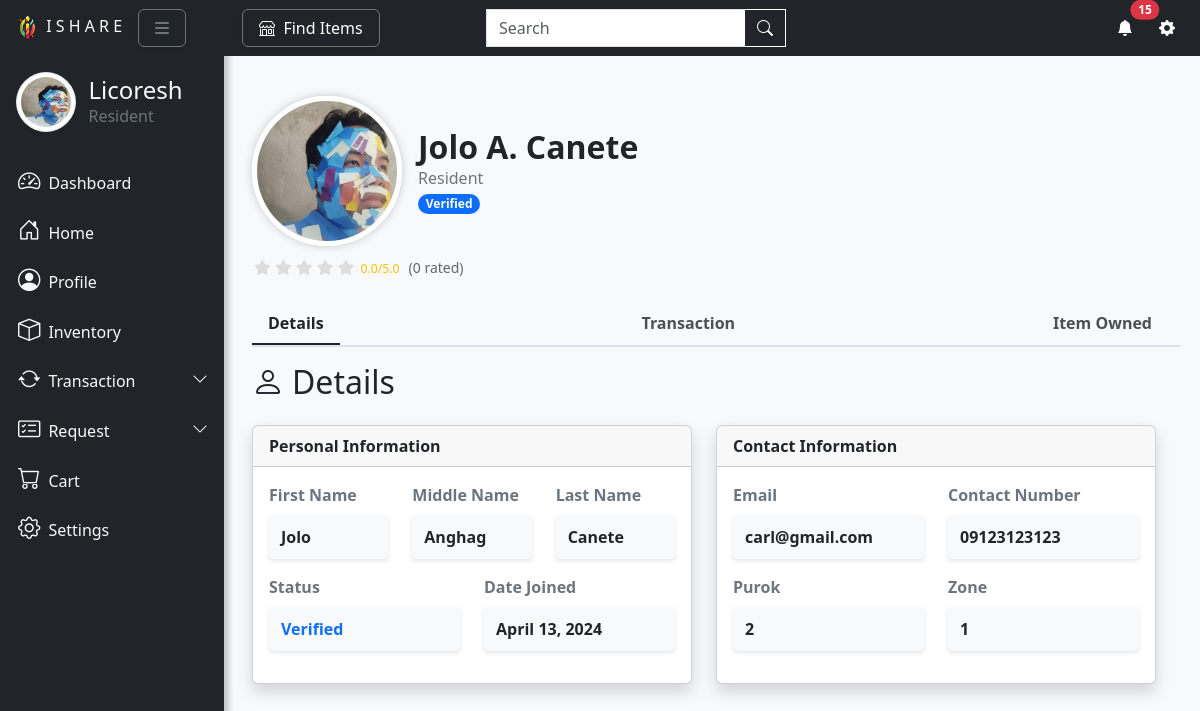
/htdocs/profile.php (signed in), run on the app's committed database.
### tables this page shows
CREATE TABLE `user` (
  `userID` int(11) NOT NULL AUTO_INCREMENT,
  `firstName` varchar(45) NOT NULL,
  `middleName` varchar(45) DEFAULT NULL,
  `lastName` varchar(45) NOT NULL,
  `contactNumber` varchar(45) NOT NULL,
  `zone` varchar(45) NOT NULL,
  `purok` varchar(45) NOT NULL,
  `dateJoined` datetime NOT NULL,
  `userEmail` varchar(45) NOT NULL,
  `status` varchar(45) DEFAULT NULL,
  `username` varchar(45) NOT NULL,
  `password` varchar(250) NOT NULL,
  `recoveryNumber` int(45) DEFAULT NULL,
  `recentPassword` varchar(45) DEFAULT NULL,
  `userImage_path` varchar(45) DEFAULT NULL,
  `verifyImage_path` varchar(45) DEFAULT NULL,
  `birthDay` datetime DEFAULT NULL,
  `userReports` int(11) DEFAULT NULL,
  `hiddenTran` varchar(20) DEFAULT 'Yes',
  `hiddenItem` varchar(20) DEFAULT 'Yes',
  PRIMARY KEY (`userID`),
  UNIQUE KEY `username_UNIQUE` (`username`),
  UNIQUE KEY `userImage_path_UNIQUE` (`userImage_path`),
  UNIQUE KEY `verifyImage_path_UNIQUE` (`verifyImage_path`),
  UNIQUE KEY `recoveryNumber_UNIQUE` (`recoveryNumber`)
);

### htdocs/profile.php (the view, shortened to what the rows shown need)
<?php include 'nav.php';
include '1db.php'; ?>
<?php
$sql = "SELECT * FROM user where userID = $user_id";
$query = mysqli_query($conn, $sql);
$user = array();
while ($userRow = mysqli_fetch_assoc($query)) {
  $userData = array(
    'firstName' => $userRow['firstName'],
    'middleName' => $userRow['middleName'],
    'lastName' => $userRow['lastName'],
    'contactNumber' => $userRow['contactNumber'],
    'zone' => $userRow['zone'],
    'purok' => $userRow['purok'],
    'dateJoined' => $userRow['dateJoined'],
    'userEmail' => $userRow['userEmail'],
    'status' => $userRow['status'],
    'userImage_path' => $userRow['userEmail'],
    'username' => $userRow['username'],
    'password' => $userRow['password'],
    'birthDay' => $userRow['birthDay'],
  );
  array_push($user, $userData);
  $dateTime = explode(" ", $userData['dateJoined']);
  $date = $dateTime[0];
  $dateTimeStamp = strtotime($date);
  $dateJoinedYear = date('Y', $dateTimeStamp);
  $dateJoinedMonth = date('F', $dateTimeStamp);
  $dateJoinedDay = date('j', $dateTimeStamp);
}
?>
<!DOCTYPE html>
<html lang="en">
<head>
</head>
<body>
  <br>
  <main>
    <div class="page-content" id="content">
      <div class="container mt-4">
        <div class="row justify-content-center">
          <div class="col-md-12">
            <div class="d-flex align-items-center">
              <div class="profile-avatar me-3">
                <label for="profile-pic-upload">
                  <img id="profile-pic-preview" src="<?php echo !empty($itemImage_path) ? 'picture/' . $itemImage_path : 'picture/' . getUserProfilePicPath($user_id); ?>" class="rounded-circle" style="width: 150px; height: 150px; cursor: pointer;" alt="Profile Picture">
                </label>
              </div>
              <?php
              function getUserProfilePicPath($user_id)
              {
                global $conn;
                $stmt = $conn->prepare("SELECT userImage_path FROM user WHERE userID = ?");
                $stmt->bind_param("i", $user_id);
                $stmt->execute();
                $stmt->bind_result($userImage_path);
                return isset($userImage_path) ? $userImage_path : "picture/default.png";
              }
              ?>
              <div>
                <div class="flex-grow-1 d-flex justify-content-between align-items-center">
                  <h2 class="mb-0 fw-bold"><? echo ucfirst($userData['firstName']) . '&nbsp;' . ucfirst($userData['middleName'][0]) . '.&nbsp;' . ucfirst($userData['lastName']) ?></h2>
                </div>
              </div>
            </div>
          </div>
          <div class="tab-content" id="myTabContent">
            <div class="tab-pane fade show active" id="details" role="tabpanel" aria-labelledby="details-tab">
              <div class="row">
                <div class="col-md-6 mt-3">
                  <div class="card mb-4 shadow">
                    <div class="card-body">
                      <div class="row mb-3">
                        <div class="col-sm-4">
                          <div class="form-box" readonly><b><? echo ucfirst($userData['firstName']) ?></b></div>
                        </div>
                        <div class="col-sm-4">
                          <div class="form-box" readonly><b><? echo ucfirst($userData['middleName']) ?></b></div>
                        </div>
                        <div class="col-sm-4">
                          <div class="form-box" readonly><b><? echo ucfirst($userData['lastName']) ?></b></div>
                        </div>
                      </div>
                      <div class="row mb-3">
                      <div class="col-sm-6">
                        <div class="form-box" readonly><b><? echo $dateJoinedMonth . '&nbsp;' . $dateJoinedDay . ',&nbsp;' . $dateJoinedYear; ?></b></div>
                      </div>
                    </div>
                  </div>
                </div>
              </div>
              <div class="col-md-6 mt-3">
                <div class="card mb-4 shadow">
                  <div class="card-body">
                    <div class="row mb-3">
                      <div class="col-sm-6">
                        <div class="form-box" readonly><b><? echo $userData['userEmail'] ?></b></div>
                      </div>
                      <div class="col-sm-6">
                        <div class="form-box" readonly><b><? echo $userData['contactNumber'] ?></b></div>
                      </div>
                    </div>
                    <div class="row mb-3">
                      <div class="col-sm-6">
                        <div class="form-box" readonly><b><? echo $userData['purok'] ?></b></div>
                      </div>
                      <div class="col-sm-6">
                        <div class="form-box" readonly><b><? echo  $userData['zone'] ?></b></div>
                      </div>
                    </div>
                  </div>
                </div>
              </div>
            </div>
          </div>
          <div class="tab-pane fade" id="transaction" role="tabpanel" aria-labelledby="transaction-tab">
            <?php
            include "1db.php";
            $query = "SELECT r.requestID, r.requestType, i.itemName, u.username AS itemOwner, r.rated AS rated,
             (CASE
              WHEN r.requestType = 'Barter' THEN b.DateTimeCompleted
              WHEN r.requestType = 'Borrow' THEN bo.DateTimeCompleted
              WHEN r.requestType = 'Buy' THEN bu.DateTimeCompleted
              ELSE NULL
          END) AS DateTimeCompleted,
          (CASE
              WHEN r.requesterSuccess IS NOT NULL THEN r.requesterSuccess
              WHEN r.ownerSuccess IS NOT NULL THEN r.ownerSuccess
              ELSE 'N/A'
          END) AS Proof,
          (CASE
              WHEN bo.RequesterProof IS NOT NULL THEN bo.RequesterProof
              WHEN bo.OwnerProof IS NOT NULL THEN bo.OwnerProof
              ELSE 'N/A'
          END) AS ReturnProof
            FROM Request r
            JOIN item i ON r.itemID = i.itemID
            JOIN user u ON i.userID = u.userID
            LEFT JOIN barter b ON r.requestID = b.requestID
            LEFT JOIN borrow bo ON r.requestID = bo.requestID
            LEFT JOIN buy bu ON r.requestID = bu.requestID
            WHERE (r.userID = $user_id OR i.userID = $user_id)
            AND r.complete IS NOT NULL ";
            $result = $conn->query($query);
            if ($result->num_rows > 0) {
            ?>
                  <?php
                  while ($row = $result->fetch_assoc()) {
                  ?>
          </div>
      <?php
                  }
                }
      ?>
        </div>
  </main>
</body>
</html>

### htdocs/nav.php (shortened to what the rows shown need)
<?php
include "upper.php";
$user_id = $_SESSION['user_id'];
$stmt = $conn->prepare("SELECT * FROM user WHERE userID = ?");
$stmt->bind_param("i", $user_id);
$stmt->execute();
$result = $stmt->get_result();
?>
<!doctype html>
<html lang="en">
<head>
    <link href="https://cdn.jsdelivr.net/npm/bootstrap@5.3.2/dist/css/bootstrap.min.css" rel="stylesheet" />
    <link rel="stylesheet" href="https://cdn.jsdelivr.net/npm/bootstrap-icons@1.5.0/font/bootstrap-icons.css">
    <link rel="stylesheet" href="https://cdnjs.cloudflare.com/ajax/libs/font-awesome/6.0.0-beta3/css/all.min.css" />
</head>
<body>
    <div class="vertical-nav bg-dark" id="sidebar">
        <div class="py-4 px-3">
            <br><br>
            <div class="media d-flex align-items-center"><img src="<?php echo !empty($itemImage_path) ? 'picture/' . $itemImage_path : 'picture/' . getUserProfilePicPaths($user_id); ?>" alt="..." style="width: 60px; height: 60px;" class="mr-3 rounded-circle img-thumbnail shadow-sm">
                <div class="media-body">
                    <h4 class="m-0 text-light">
                        <?php
                        $sql1 = "SELECT * FROM user WHERE userID = '$user_id'";
                        $result1 = $conn->query($sql1);
                        $user = $result1->fetch_assoc();
                        if ($user) {
                            echo '<h4 class="m-0 text-light">&nbsp;&nbsp;' . ucfirst($user['username']) . '</h4>';
                        } else {
                            echo '<h4 class="m-0 text-light">&nbsp;&nbsp;User not found</h4>';
                        }
                        ?></h4>
                    <p class="font-weight-light text-secondary mb-0">&nbsp;&nbsp; Resident</p>
                </div>
            </div>
        </div>
        <?php
        function getUserProfilePicPaths($user_id)
        {
            global $conn;
            $stmt = $conn->prepare("SELECT userImage_path FROM user WHERE userID = ?");
            $stmt->bind_param("i", $user_id);
            $stmt->execute();
            $stmt->bind_result($userImage_path);
            return isset($userImage_path) ? $userImage_path : "picture/default.png";
        }
        ?>
    </div>
</body>
</html>

### data on the page
user: userImage_path (picture), username "Licoresh", firstName "Jolo", middleName "A", lastName "Canete", middleName "Anghag", dateJoined "April", dateJoined "13", dateJoined "2024", userEmail "carl@gmail.com", contactNumber "09123123123", purok "2", zone "1"

### other printed values
$total_unread_count "15"
$averageRatingFormatted "0.0"
$ratingCount "0"
